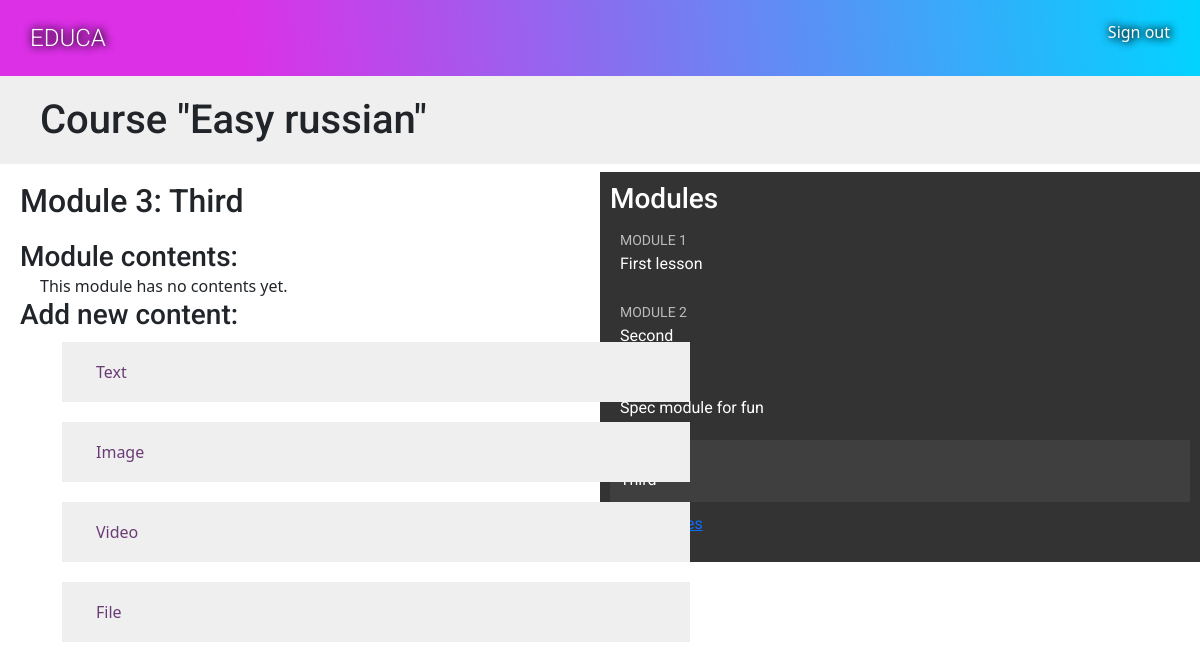
Page /course/module/3/ (signed in) on the committed database.
### courses/models.py (models this page shows, shortened)
class Course(models.Model):
    name = models.CharField(max_length=200)
    slug = AutoSlugField(populate_from='name', unique=True)
    students = models.ManyToManyField(User, blank=True, related_name='courses_students')
    subject = models.ForeignKey(Subject, related_name='courses', on_delete=models.CASCADE)
    owner = models.ForeignKey(User, related_name='owners', on_delete = models.SET_NULL, null=True)
    created = models.DateField(auto_now_add=True)
    overview = models.TextField()
    price = models.IntegerField('Цена', default=0)
    views_count = models.IntegerField("Просмотры курса", default=0)
    mean_rating = models.DecimalField('Рейтинг', default=0, decimal_places=2, max_digits=3)
    class Meta:
        ordering=['-created']

class Module(models.Model):
    name = models.CharField(max_length=200)
    slug = models.CharField(max_length = 200)
    course = models.ForeignKey(Course, related_name='modules', on_delete=models.CASCADE)
    description = models.TextField(blank=True)
    order = OrderField(blank=True, for_fields=['course'])
    class Meta:
        ordering = ['order']

### courses/views.py (the view)
# urls.py: path('module/<int:module_id>/', ModuleContentListView.as_view(), name = "module_content_list"),
class ModuleContentListView(TemplateResponseMixin, View):
    template_name = 'courses/manage/module/content_list.html'
    def get(self, request, module_id):
        module = get_object_or_404(Module, id=module_id, course__owner=request.user)
        module_content = module.content.all()
        return self.render_to_response({'module':module, 'module_content':module_content})

### courses/templates/courses/manage/module/content_list.html (shortened to what this page needs)
{% extends "base.html" %}
{% load course %}
{% block content %}
  {% with course=module.course %}
    <h1>Course "{{ course.name }}"</h1>
    <div class="contents">
      <h3>Modules</h3>
      <ul id="modules">
        {% for m in course.modules.all %}
          <li data-id="{{ m.id }}" {% if m == module %}
           class="selected"{% endif %}>
            <a href="{% url "module_content_list" m.id %}">
              <span>
                Module <span class="order">{{ m.order|add:1 }}</span>
              </span>
              <br>
              {{ m.name }}
            </a>
          </li>
        {% empty %}
          <li>No modules yet.</li>
        {% endfor %}
      </ul>
      <p><a href="{% url "course_module_update" course.id %}">
      Edit modules</a></p>
    </div>
    <div class="module">
      <h2>Module {{ module.order|add:1 }}: {{ module.name }}</h2>
      <h3>Module contents:</h3>
      <div id="module-contents">
        {% for content in module_content %}
          <div data-id="{{ content.id }}">
            {% with item=content.content_object %}
              <p>{{ item }}</p>
              <p>{{ item }} ({{ item|model_name }})</p>
                <a href="{% url 'module_content_update' module.id item|model_name %}">
                    Edit
                </a>
              <form action="{% url "module_content_delete" content.id %}" method="post">
                <input type="submit" value="Delete">
                {% csrf_token %}
              </form>
            {% endwith %}
          </div>
        {% empty %}
          <p>This module has no contents yet.</p>
        {% endfor %}
      </div>
      <h3>Add new content:</h3>
      <ul class="content-types">
        <li><a href="{% url "module_content_create" module.id "text" %}">
        Text</a></li>
        <li><a href="{% url "module_content_create" module.id "image" %}">
        Image</a></li>
        <li><a href="{% url "module_content_create" module.id "video" %}">
        Video</a></li>
        <li><a href="{% url "module_content_create" module.id "file" %}">
        File</a></li>
      </ul>
    </div>
  {% endwith %}
{% endblock %}

### courses/static/css/base.css (style rules this page uses)
body { margin:0; font-family:'Roboto', sans-serif; font-weight:400; color:#333; }
a { color:#3fad37; text-decoration:none; }
ul { float:left; }
h1, h2, h3, h4, h5, h6 { font-family:'Roboto', sans-serif; font-weight:300; }
h1 { background:#efefef; width:100%; overflow:auto; padding:20px 0 20px 40px; margin:0; }
.module { padding:10px 20px; float:left; width:600px; }
.module a { padding: 10px 20px; float:left; width:600px; text-decoration: none; color: #6a3c75; transition: all 0.6s ease; }
.module h3 { margin: 20px 0 0; padding:0; width:100%; }
.module p { margin: 0px 20px; width:100%; float:left; }
.contents { width:50%; padding:10px; float:right; background:#333; color: #fff; font-family:'Roboto', sans-serif; }
.contents ul { list-style:none; margin:0; padding:0; width:100%; }
.contents ul li { margin:0 0 10px 0; padding:4px 10px 10px; overflow:auto; cursor:move; }
.contents ul li.selected { background:#3f3f3f; }
.contents ul span { text-transform:uppercase; color:#bbb; font-size:14px; }
.contents ul a { display:block; color:#fff; text-decoration:none; transition: all 0.4s ease; }
ul.content-types li { list-style:none; float:left; margin:10px; background:#efefef; padding:8px 14px; }

### rows in the picture
Course: name "Easy russian"
Module: order|add "1", name "First lesson"
Module: order|add "2", name "Second"
Module: name "Spec module for fun"
Module: order|add "3", name "Third"
